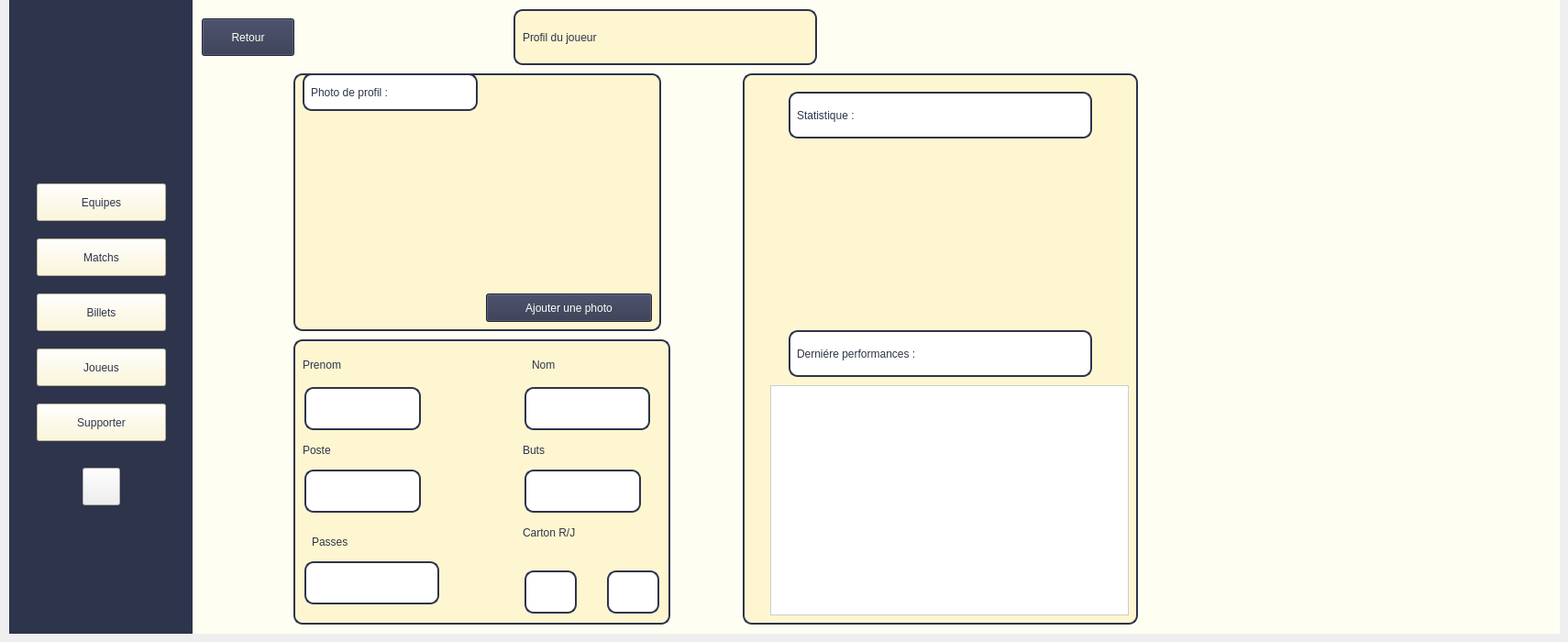
   <widget class="QWidget" name="page_profil">
    <widget class="QLabel" name="label_12">
     <property name="geometry">
      <rect>
       <x>10</x>
       <y>0</y>
       <width>201</width>
       <height>691</height>
      </rect>
     </property>
     <property name="styleSheet">
      <string notr="true">color: rgb(46, 52, 76);
background-color: rgb(46, 52, 76);</string>
     </property>
     <property name="text">
      <string>TextLabel</string>
     </property>
    </widget>
    <widget class="QPushButton" name="pushButton_6">
     <property name="geometry">
      <rect>
       <x>40</x>
       <y>200</y>
       <width>141</width>
       <height>41</height>
      </rect>
     </property>
     <property name="styleSheet">
      <string notr="true">color: rgb(46, 52, 76);
background-color: rgb(253, 246, 208);

font: 12pt &quot;Haettenschweiler&quot;;

</string>
     </property>
     <property name="text">
      <string>Equipes</string>
     </property>
    </widget>
    <widget class="QPushButton" name="pushButton_7">
     <property name="geometry">
      <rect>
       <x>40</x>
       <y>440</y>
       <width>141</width>
       <height>41</height>
      </rect>
     </property>
     <property name="styleSheet">
      <string notr="true">color: rgb(46, 52, 76);
background-color: rgb(253, 246, 208);

font: 12pt &quot;Haettenschweiler&quot;;

</string>
     </property>
     <property name="text">
      <string>Supporter</string>
     </property>
    </widget>
    <widget class="QPushButton" name="pushButton_8">
     <property name="geometry">
      <rect>
       <x>40</x>
       <y>380</y>
       <width>141</width>
       <height>41</height>
      </rect>
     </property>
     <property name="styleSheet">
      <string notr="true">color: rgb(46, 52, 76);
background-color: rgb(253, 246, 208);

font: 12pt &quot;Haettenschweiler&quot;;

</string>
     </property>
     <property name="text">
      <string>Joueus</string>
     </property>
    </widget>
    <widget class="QPushButton" name="pushButton_9">
     <property name="geometry">
      <rect>
       <x>40</x>
       <y>260</y>
       <width>141</width>
       <height>41</height>
      </rect>
     </property>
     <property name="styleSheet">
      <string notr="true">color: rgb(46, 52, 76);
background-color: rgb(253, 246, 208);

font: 12pt &quot;Haettenschweiler&quot;;

</string>
     </property>
     <property name="text">
      <string>Matchs</string>
     </property>
    </widget>
    <widget class="QPushButton" name="pushButton_10">
     <property name="geometry">
      <rect>
       <x>40</x>
       <y>320</y>
       <width>141</width>
       <height>41</height>
      </rect>
     </property>
     <property name="styleSheet">
      <string notr="true">color: rgb(46, 52, 76);
background-color: rgb(253, 246, 208);

font: 12pt &quot;Haettenschweiler&quot;;

</string>
     </property>
     <property name="text">
      <string>Billets</string>
     </property>
    </widget>
    <widget class="QLabel" name="logo_2">
     <property name="geometry">
      <rect>
       <x>30</x>
       <y>20</y>
       <width>161</width>
       <height>140</height>
      </rect>
     </property>
     <property name="styleSheet">
      <string notr="true">
image: url(:/pic/logo.png);</string>
     </property>
     <property name="text">
      <string/>
     </property>
     <property name="pixmap">
      <pixmap>../joueur/logo.png</pixmap>
     </property>
     <property name="scaledContents">
      <bool>true</bool>
     </property>
    </widget>
    <widget class="QLabel" name="label_15">
     <property name="geometry">
      <rect>
       <x>210</x>
       <y>0</y>
       <width>1491</width>
       <height>691</height>
      </rect>
     </property>
     <property name="styleSheet">
      <string notr="true">background-color: rgb(255, 254, 242);</string>
     </property>
     <property name="text">
      <string/>
     </property>
    </widget>
    <widget class="QLabel" name="label_16">
     <property name="geometry">
      <rect>
       <x>560</x>
       <y>10</y>
       <width>331</width>
       <height>61</height>
      </rect>
     </property>
     <property name="styleSheet">
      <string notr="true">QLabel {
    border-radius: 10px;
    background-color: rgb(253, 246, 208);
    font: 16pt &quot;Haettenschweiler&quot;;  /* Augmenté de 14pt à 16pt */
    color: rgb(46, 52, 76);
    border: 2px solid #2E344C;
    padding: 5px;
    qproperty-alignment: AlignCenter;  /* Centre le texte horizontalement et verticalement */
}
QLabel {
    border: 2px solid #2E344C;  /* Border color */
    padding: 5px;               /* Optional: Adds space inside the label */
}
</string>
     </property>
     <property name="text">
      <string>Profil du joueur </string>
     </property>
    </widget>
    <widget class="QLabel" name="label_17">
     <property name="geometry">
      <rect>
       <x>810</x>
       <y>80</y>
       <width>431</width>
       <height>601</height>
      </rect>
     </property>
     <property name="styleSheet">
      <string notr="true">QLabel {
    border-radius: 10px; /* Adjust the value for roundness */
   background-color: rgb(253, 246, 208); /* Optional background color */
}
QLabel {
    border: 2px solid #2E344C;  /* Border color */
    padding: 5px;               /* Optional: Adds space inside the label */
}
</string>
     </property>
     <property name="text">
      <string/>
     </property>
    </widget>
    <widget class="QLabel" name="label_18">
     <property name="geometry">
      <rect>
       <x>320</x>
       <y>80</y>
       <width>401</width>
       <height>281</height>
      </rect>
     </property>
     <property name="styleSheet">
      <string notr="true">QLabel {
    border-radius: 10px; /* Adjust the value for roundness */
   background-color: rgb(253, 246, 208); /* Optional background color */
}
QLabel {
    border: 2px solid #2E344C;  /* Border color */
    padding: 5px;               /* Optional: Adds space inside the label */
}
</string>
     </property>
     <property name="text">
      <string/>
     </property>
    </widget>
    <widget class="QLabel" name="label_19">
     <property name="geometry">
      <rect>
       <x>320</x>
       <y>370</y>
       <width>411</width>
       <height>311</height>
      </rect>
     </property>
     <property name="styleSheet">
      <string notr="true">QLabel {
    border-radius: 10px; /* Adjust the value for roundness */
   background-color: rgb(253, 246, 208); /* Optional background color */
}
QLabel {
    border: 2px solid #2E344C;  /* Border color */
    padding: 5px;               /* Optional: Adds space inside the label */
}
</string>
     </property>
     <property name="text">
      <string/>
     </property>
    </widget>
    <widget class="QLineEdit" name="lineEdit_9">
     <property name="geometry">
      <rect>
       <x>860</x>
       <y>100</y>
       <width>331</width>
       <height>51</height>
      </rect>
     </property>
     <property name="styleSheet">
      <string notr="true">QLineEdit {
    background-color: white;        /* White background */
    border: 2px solid #2E344C;      /* Border color */
    border-radius: 10px;            /* Rounded corners */
    padding: 5px;                   /* Padding inside the line edit */
    color: #2E344C;                 /* Text color */
font: 14pt &quot;Haettenschweiler&quot;;
color: rgb(46, 52, 76);
qproperty-alignment: AlignCenter;
}

QLineEdit:focus {
    border: 2px solid #2E344C;      /* Keep border color when focused */
}
</string>
     </property>
     <property name="text">
      <string>Statistique :</string>
     </property>
    </widget>
    <widget class="QLineEdit" name="lineEdit_10">
     <property name="geometry">
      <rect>
       <x>330</x>
       <y>80</y>
       <width>191</width>
       <height>41</height>
      </rect>
     </property>
     <property name="styleSheet">
      <string notr="true">QLineEdit {
    background-color: white;        /* White background */
    border: 2px solid #2E344C;      /* Border color */
    border-radius: 10px;            /* Rounded corners */
    padding: 5px;                   /* Padding inside the line edit */
    color: #2E344C;                 /* Text color */
font: 14pt &quot;Haettenschweiler&quot;;
color: rgb(46, 52, 76);
qproperty-alignment: AlignCenter;
}

QLineEdit:focus {
    border: 2px solid #2E344C;      /* Keep border color when focused */
}
</string>
     </property>
     <property name="text">
      <string>Photo de profil :</string>
     </property>
    </widget>
    <widget class="QLabel" name="label_20">
     <property name="geometry">
      <rect>
       <x>330</x>
       <y>390</y>
       <width>91</width>
       <height>16</height>
      </rect>
     </property>
     <property name="styleSheet">
      <string notr="true">color: rgb(46, 52, 76);
font: 14pt &quot;Haettenschweiler&quot;;</string>
     </property>
     <property name="text">
      <string>Prenom</string>
     </property>
    </widget>
    <widget class="QLabel" name="label_21">
     <property name="geometry">
      <rect>
       <x>580</x>
       <y>390</y>
       <width>49</width>
       <height>16</height>
      </rect>
     </property>
     <property name="styleSheet">
      <string notr="true">color: rgb(46, 52, 76);
font: 14pt &quot;Haettenschweiler&quot;;</string>
     </property>
     <property name="text">
      <string>Nom</string>
     </property>
    </widget>
    <widget class="QLabel" name="label_22">
     <property name="geometry">
      <rect>
       <x>330</x>
       <y>480</y>
       <width>81</width>
       <height>21</height>
      </rect>
     </property>
     <property name="styleSheet">
      <string notr="true">color: rgb(46, 52, 76);
font: 14pt &quot;Haettenschweiler&quot;;</string>
     </property>
     <property name="text">
      <string>Poste</string>
     </property>
    </widget>
    <widget class="QLabel" name="label_23">
     <property name="geometry">
      <rect>
       <x>570</x>
       <y>480</y>
       <width>61</width>
       <height>21</height>
      </rect>
     </property>
     <property name="styleSheet">
      <string notr="true">color: rgb(46, 52, 76);
font: 14pt &quot;Haettenschweiler&quot;;</string>
     </property>
     <property name="text">
      <string>Buts</string>
     </property>
    </widget>
    <widget class="QLabel" name="label_24">
     <property name="geometry">
      <rect>
       <x>340</x>
       <y>580</y>
       <width>91</width>
       <height>21</height>
      </rect>
     </property>
     <property name="styleSheet">
      <string notr="true">color: rgb(46, 52, 76);
font: 14pt &quot;Haettenschweiler&quot;;</string>
     </property>
     <property name="text">
      <string>Passes</string>
     </property>
    </widget>
    <widget class="QLabel" name="label_25">
     <property name="geometry">
      <rect>
       <x>570</x>
       <y>570</y>
       <width>121</width>
       <height>21</height>
      </rect>
     </property>
     <property name="styleSheet">
      <string notr="true">color: rgb(46, 52, 76);
font: 14pt &quot;Haettenschweiler&quot;;</string>
     </property>
     <property name="text">
      <string>Carton R/J</string>
     </property>
    </widget>
    <widget class="QPushButton" name="pushButton_photo">
     <property name="geometry">
      <rect>
       <x>530</x>
       <y>320</y>
       <width>181</width>
       <height>31</height>
      </rect>
     </property>
     <property name="styleSheet">
      <string notr="true">background-color: rgb(46, 52, 76);
font: 12pt &quot;Haettenschweiler&quot;;
color: rgb(255, 254, 242);</string>
     </property>
     <property name="text">
      <string>Ajouter une photo</string>
     </property>
    </widget>
    <widget class="QLabel" name="label_prenom">
     <property name="geometry">
      <rect>
       <x>330</x>
       <y>420</y>
       <width>131</width>
       <height>51</height>
      </rect>
     </property>
     <property name="styleSheet">
      <string notr="true">QLabel {
    /* Style du texte */
    font: 16pt &quot;Haettenschweiler&quot;;
    color: rgb(46, 52, 76);  /* Couleur de texte bleu foncé */
    qproperty-alignment: AlignCenter;  /* Texte centré */
    
    /* Arrière-plan */
    background-color: white;  /* Fond blanc */
    
    /* Bordures */
    border: 1.5px solid #2E344C;  /* Bordure bleu foncé épaissie (3px au lieu de 2px) */
    border-radius: 10px;  /* Coins arrondis */
    
    /* Espacements */
    padding: 8px 12px;  /* Plus d'espace à l'intérieur (8px haut/bas, 12px gauche/droite) */
    margin: 2px;  /* Marge extérieure légère */
}</string>
     </property>
     <property name="text">
      <string/>
     </property>
    </widget>
    <widget class="QLabel" name="label_poste">
     <property name="geometry">
      <rect>
       <x>330</x>
       <y>510</y>
       <width>131</width>
       <height>51</height>
      </rect>
     </property>
     <property name="styleSheet">
      <string notr="true">QLabel {
    /* Style du texte */
    font: 16pt &quot;Haettenschweiler&quot;;
    color: rgb(46, 52, 76);  /* Couleur de texte bleu foncé */
    qproperty-alignment: AlignCenter;  /* Texte centré */
    
    /* Arrière-plan */
    background-color: white;  /* Fond blanc */
    
    /* Bordures */
    border: 1.5px solid #2E344C;  /* Bordure bleu foncé épaissie (3px au lieu de 2px) */
    border-radius: 10px;  /* Coins arrondis */
    
    /* Espacements */
    padding: 8px 12px;  /* Plus d'espace à l'intérieur (8px haut/bas, 12px gauche/droite) */
    margin: 2px;  /* Marge extérieure légère */
}</string>
     </property>
     <property name="text">
      <string/>
     </property>
    </widget>
    <widget class="QLabel" name="label_nom">
     <property name="geometry">
      <rect>
       <x>570</x>
       <y>420</y>
       <width>141</width>
       <height>51</height>
      </rect>
     </property>
     <property name="styleSheet">
      <string notr="true">QLabel {
    /* Style du texte */
    font: 16pt &quot;Haettenschweiler&quot;;
    color: rgb(46, 52, 76);  /* Couleur de texte bleu foncé */
    qproperty-alignment: AlignCenter;  /* Texte centré */
    
    /* Arrière-plan */
    background-color: white;  /* Fond blanc */
    
    /* Bordures */
    border: 1.5px solid #2E344C;  /* Bordure bleu foncé épaissie (3px au lieu de 2px) */
    border-radius: 10px;  /* Coins arrondis */
    
    /* Espacements */
    padding: 8px 12px;  /* Plus d'espace à l'intérieur (8px haut/bas, 12px gauche/droite) */
    margin: 2px;  /* Marge extérieure légère */
}</string>
     </property>
     <property name="text">
      <string/>
     </property>
    </widget>
    <widget class="QLabel" name="label_cartonJ">
     <property name="geometry">
      <rect>
       <x>570</x>
       <y>620</y>
       <width>61</width>
       <height>51</height>
      </rect>
     </property>
     <property name="styleSheet">
      <string notr="true">QLabel {
    /* Style du texte */
    font: 16pt &quot;Haettenschweiler&quot;;
    color: rgb(46, 52, 76);  /* Couleur de texte bleu foncé */
    qproperty-alignment: AlignCenter;  /* Texte centré */
    
    /* Arrière-plan */
    background-color: white;  /* Fond blanc */
    
    /* Bordures */
    border: 1.5px solid #2E344C;  /* Bordure bleu foncé épaissie (3px au lieu de 2px) */
    border-radius: 10px;  /* Coins arrondis */
    
    /* Espacements */
    padding: 8px 12px;  /* Plus d'espace à l'intérieur (8px haut/bas, 12px gauche/droite) */
    margin: 2px;  /* Marge extérieure légère */
}</string>
     </property>
     <property name="text">
      <string/>
     </property>
    </widget>
    <widget class="QLabel" name="label_passe">
     <property name="geometry">
      <rect>
       <x>330</x>
       <y>610</y>
       <width>151</width>
       <height>51</height>
      </rect>
     </property>
     <property name="styleSheet">
      <string notr="true">QLabel {
    /* Style du texte */
    font: 16pt &quot;Haettenschweiler&quot;;
    color: rgb(46, 52, 76);  /* Couleur de texte bleu foncé */
    qproperty-alignment: AlignCenter;  /* Texte centré */
    
    /* Arrière-plan */
    background-color: white;  /* Fond blanc */
    
    /* Bordures */
    border: 1.5px solid #2E344C;  /* Bordure bleu foncé épaissie (3px au lieu de 2px) */
    border-radius: 10px;  /* Coins arrondis */
    
    /* Espacements */
    padding: 8px 12px;  /* Plus d'espace à l'intérieur (8px haut/bas, 12px gauche/droite) */
    margin: 2px;  /* Marge extérieure légère */
}</string>
     </property>
     <property name="text">
      <string/>
     </property>
    </widget>
    <widget class="QLabel" name="label_but">
     <property name="geometry">
      <rect>
       <x>570</x>
       <y>510</y>
       <width>131</width>
       <height>51</height>
      </rect>
     </property>
     <property name="styleSheet">
      <string notr="true">QLabel {
    /* Style du texte */
    font: 16pt &quot;Haettenschweiler&quot;;
    color: rgb(46, 52, 76);  /* Couleur de texte bleu foncé */
    qproperty-alignment: AlignCenter;  /* Texte centré */
    
    /* Arrière-plan */
    background-color: white;  /* Fond blanc */
    
    /* Bordures */
    border: 1.5px solid #2E344C;  /* Bordure bleu foncé épaissie (3px au lieu de 2px) */
    border-radius: 10px;  /* Coins arrondis */
    
    /* Espacements */
    padding: 8px 12px;  /* Plus d'espace à l'intérieur (8px haut/bas, 12px gauche/droite) */
    margin: 2px;  /* Marge extérieure légère */
}</string>
     </property>
     <property name="text">
      <string/>
     </property>
    </widget>
    <widget class="QLabel" name="label_cartonR">
     <property name="geometry">
      <rect>
       <x>660</x>
       <y>620</y>
       <width>61</width>
       <height>51</height>
      </rect>
     </property>
     <property name="styleSheet">
      <string notr="true">QLabel {
    /* Style du texte */
    font: 16pt &quot;Haettenschweiler&quot;;
    color: rgb(46, 52, 76);  /* Couleur de texte bleu foncé */
    qproperty-alignment: AlignCenter;  /* Texte centré */
    
    /* Arrière-plan */
    background-color: white;  /* Fond blanc */
    
    /* Bordures */
    border: 1.5px solid #2E344C;  /* Bordure bleu foncé épaissie (3px au lieu de 2px) */
    border-radius: 10px;  /* Coins arrondis */
    
    /* Espacements */
    padding: 8px 12px;  /* Plus d'espace à l'intérieur (8px haut/bas, 12px gauche/droite) */
    margin: 2px;  /* Marge extérieure légère */
}</string>
     </property>
     <property name="text">
      <string/>
     </property>
    </widget>
    <widget class="QPushButton" name="pushButton_retour">
     <property name="geometry">
      <rect>
       <x>220</x>
       <y>20</y>
       <width>101</width>
       <height>41</height>
      </rect>
     </property>
     <property name="styleSheet">
      <string notr="true">background-color: rgb(46, 52, 76);
font: 12pt &quot;Haettenschweiler&quot;;
color: rgb(255, 254, 242);</string>
     </property>
     <property name="text">
      <string>Retour</string>
     </property>
    </widget>
    <widget class="RadarWidget" name="radarWidget" native="true">
     <property name="geometry">
      <rect>
       <x>880</x>
       <y>160</y>
       <width>291</width>
       <height>181</height>
      </rect>
     </property>
    </widget>
    <widget class="QLineEdit" name="lineEdit_11">
     <property name="geometry">
      <rect>
       <x>860</x>
       <y>360</y>
       <width>331</width>
       <height>51</height>
      </rect>
     </property>
     <property name="styleSheet">
      <string notr="true">QLineEdit {
    background-color: white;        /* White background */
    border: 2px solid #2E344C;      /* Border color */
    border-radius: 10px;            /* Rounded corners */
    padding: 5px;                   /* Padding inside the line edit */
    color: #2E344C;                 /* Text color */
font: 14pt &quot;Haettenschweiler&quot;;
color: rgb(46, 52, 76);
qproperty-alignment: AlignCenter;
}

QLineEdit:focus {
    border: 2px solid #2E344C;      /* Keep border color when focused */
}
</string>
     </property>
     <property name="text">
      <string>Derniére performances : </string>
     </property>
    </widget>
    <widget class="QLabel" name="label_photo">
     <property name="geometry">
      <rect>
       <x>340</x>
       <y>150</y>
       <width>201</width>
       <height>161</height>
      </rect>
     </property>
     <property name="text">
      <string/>
     </property>
    </widget>
    <widget class="QTableWidget" name="tableNotesJoueurs">
     <property name="geometry">
      <rect>
       <x>840</x>
       <y>420</y>
       <width>391</width>
       <height>251</height>
      </rect>
     </property>
     <property name="styleSheet">
      <string notr="true">/* Style minimaliste pour QTableWidget */
QTableWidget {
    background-color: white;
    border: 1px solid #ccc;
    gridline-color: #ddd;
}

QHeaderView::section {
    background-color: #2E344C;
    color: white;
    padding: 5px;
    border: none;
}

QTableWidget::item {
    padding: 3px;
    border: none;
}

QTableWidget::item:selected {
    background-color: #2E344C;
    color: white;
}</string>
     </property>
    </widget>
    <widget class="QPushButton" name="pushButton_lock">
     <property name="geometry">
      <rect>
       <x>90</x>
       <y>510</y>
       <width>41</width>
       <height>41</height>
      </rect>
     </property>
     <property name="styleSheet">
      <string notr="true">image: url(:/pic/unlock.png);</string>
     </property>
     <property name="text">
      <string/>
     </property>
    </widget>
   </widget>
